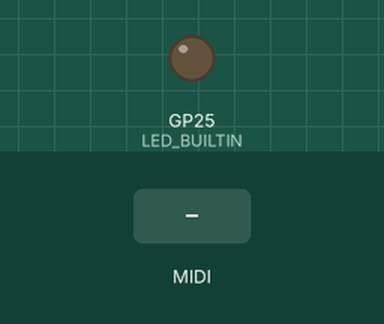
Recording of a program running on a simulated Raspberry Pi Pico. On the bench: output pins drawn as LEDs (lit = HIGH). Dashed ring = blinking. The test bench sets the inputs (shaded band). MIDI output is not drawn.

Above: at 1.2 s.
1.3 s: MIDI note 36 received
At 1.7 s:
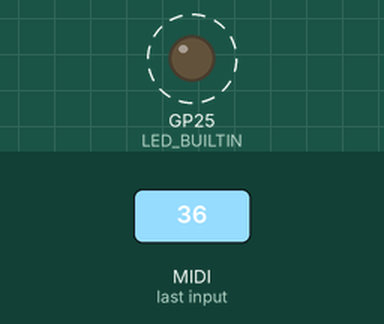
Timing chart, 0 to 4.3 s (numbered marks = the images above; inputs shaded):
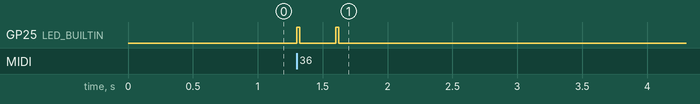

Measured:
- after the input at 1.3 s, GP25 (LED_BUILTIN): alternates HIGH for 0.02 s and LOW for 0.28 s, 4 changes in all, then stays LOW, starting at once

The program:

main.cpp
```cpp
#include <Arduino.h>
#include <MIDI.h>


MIDI_CREATE_INSTANCE(HardwareSerial, Serial1,  midiA);
MIDI_CREATE_INSTANCE(HardwareSerial, Serial2,  midiB);


unsigned long blink_time;
int blink_delay = 20;  // [ms]


void setup() {
    midiA.begin(MIDI_CHANNEL_OMNI);
    midiB.begin(MIDI_CHANNEL_OMNI);
    pinMode(LED_BUILTIN, OUTPUT);
}


void loop() {
    if (midiA.read()) {
        midiB.send(midiA.getType(),
                    midiA.getData1(),
                    midiA.getData2(),
                    midiA.getChannel());
        digitalWrite(LED_BUILTIN, HIGH);
        blink_time = millis();
    }

    if (midiB.read()) {
        midiA.send(midiB.getType(),
                    midiB.getData1(),
                    midiB.getData2(),
                    midiB.getChannel());
        digitalWrite(LED_BUILTIN, HIGH);
        blink_time = millis();
    }

    if (millis() > blink_time + blink_delay) digitalWrite(LED_BUILTIN, LOW);
}
```
